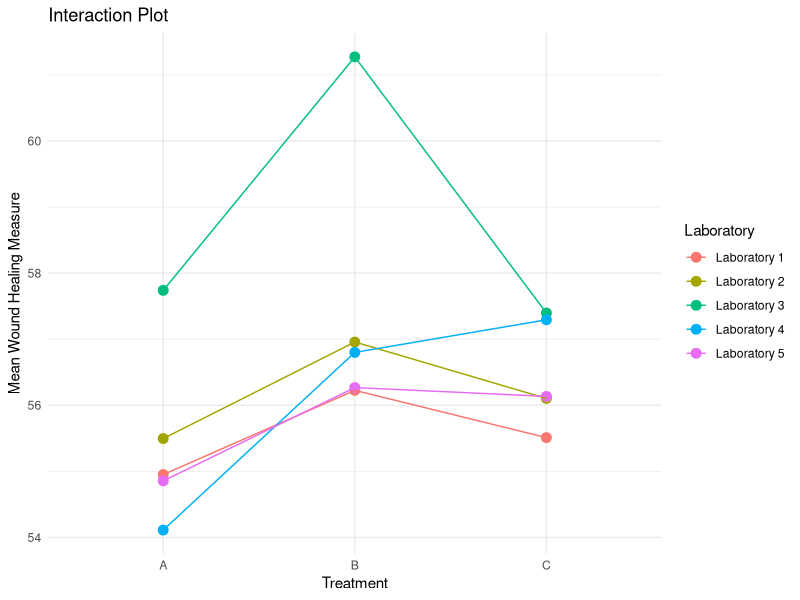

R code for this plot:
## ---- chunk 1
#| label: setup
#| include: false

# configure global options for R code chunks:
# warning = F to suppress the display of warning messages generated during the execution of code chunks
# message = F to suppress the display of messages produced during the execution of code chunks
knitr::opts_chunk$set(warning = FALSE, message = FALSE)

# This qmd file requires the following packages to be installed:
#c("dplyr", "ggplot2", "emmeans", "lme4", "lmerTest")
## ---- chunk 2
# Set seed for reproducibility
set.seed(123)

# Define blocks (laboratories) and treatments
blocks <- factor(paste0("Laboratory ", rep(1:5, each = 6)))  # Labs 1 to 5, now with 6 observations per lab
treatments <- factor(rep(c("A", "B", "C"), each = 2, times = 5))  # Replication within blocks

# Simulate block effects and treatment effects
block_effect <- rnorm(5, mean = 0, sd = 2)  # Random effect for each block
treatment_effect <- c(A = 5, B = 7, C = 6)  # Fixed effects for treatments

# Simulate interaction terms (Treatment by Laboratory)
interaction_effect <- matrix(rnorm(15, mean = 0, sd = 1), nrow = 5, ncol = 3)

# Create data frame
data_rep_block <- data.frame(
  Laboratory = blocks,
  Treatment = treatments,
  WoundHealing = NA
)

# Assign responses with interaction terms
for (i in 1:nrow(data_rep_block)) {
  b <- as.numeric(data_rep_block$Laboratory[i])
  t <- data_rep_block$Treatment[i]
  t_index <- match(t, c("A", "B", "C"))
  data_rep_block$WoundHealing[i] <- 
    50 + block_effect[b] + treatment_effect[t] + interaction_effect[b, t_index] + rnorm(1, mean = 0, sd = 1)
}
## ---- chunk 3
# Calculate mean Wound Healing for each Treatment-Laboratory combination
library(dplyr)
mean_data <- data_rep_block %>%
  group_by(Laboratory, Treatment) %>%
  summarise(Mean_WoundHealing = mean(WoundHealing))

# Display the produced summary table with the group means
mean_data

# Create an interaction plot
library(ggplot2)
ggplot(mean_data, aes(x = Treatment, y = Mean_WoundHealing, group = Laboratory, color = Laboratory)) +
  geom_point(size = 3) +
  geom_line() +
  labs(title = "Interaction Plot",
       y = "Mean Wound Healing Measure",
       x = "Treatment") +
  theme_minimal()
## ---- chunk 4
library(lmerTest)

options(contrasts = c("contr.sum", "contr.poly"))  # Effects coding

model_block <- lmer(WoundHealing ~ Treatment + (1 | Laboratory) + (1 | Treatment:Laboratory), data = data_rep_block)
summary(model_block)
## ---- chunk 5
# Fit the full model with the random interaction term
full_model <- lmer(WoundHealing ~ Treatment + (1 | Laboratory) + (1 | Treatment:Laboratory), 
                   data = data_rep_block)

# Fit the reduced model without the random interaction term
reduced_model <- lmer(WoundHealing ~ Treatment + (1 | Laboratory), 
                      data = data_rep_block)

# Perform the likelihood ratio test
anova(full_model, reduced_model, refit=FALSE)
